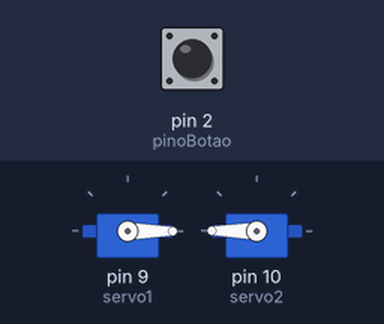
Bench run of a sketch on a simulated Arduino Uno, built with avr-gcc and run on an emulated ATmega328P. Shown: 2 × servo. Inputs (shaded band) come from the test bench; at power-on: pin 2 (pinoBotao) HIGH.

Above: at 1.2 s.
1.3 s: pin 2 (pinoBotao) pulled LOW for 0.15 s
At 1.46 s:
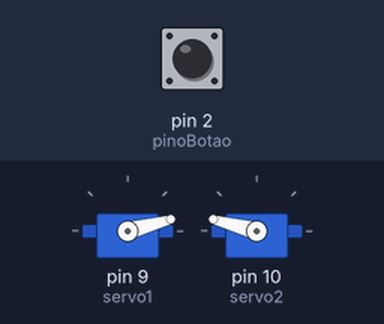
4.3 s: pin 2 (pinoBotao) pulled LOW for 3.2 s
At 4.76 s:
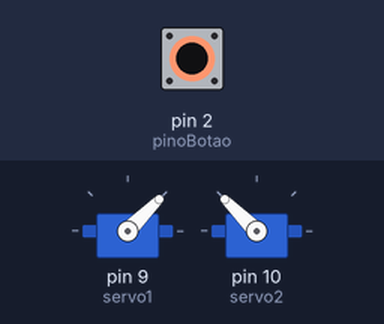
9.0 s: pin 2 (pinoBotao) pulled LOW for 1 s
At 9.77 s:
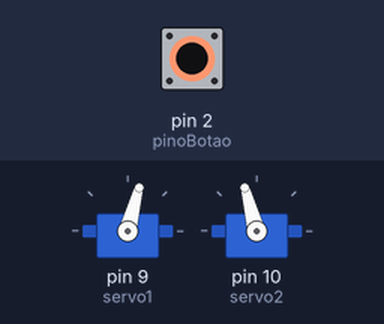
12.3 s: pin 2 (pinoBotao) driven LOW
15.3 s: pin 2 (pinoBotao) driven HIGH
At 15.5 s:
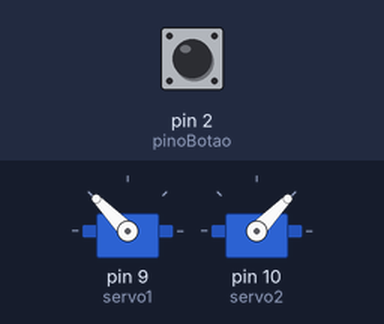
17.4 s: pin 2 (pinoBotao) driven LOW
At 18.47 s:
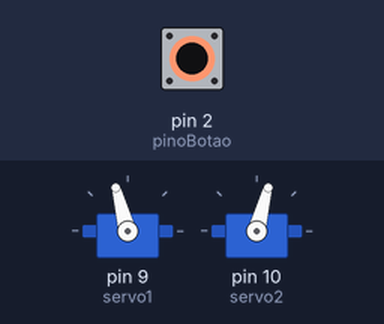
Timing chart, 0 to 23.7 s (numbered marks = the images above; inputs shaded):
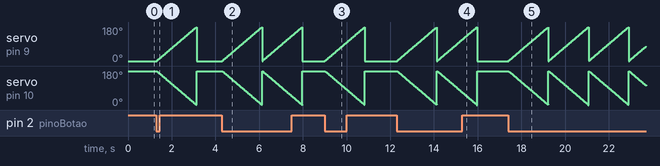

Measured:
- after the input at 1.3 s, servo on pin 9 (servo1): rises from 0° to 179° in 1.8 s, then falls to 0° in 0.02 s
- after the input at 4.3 s, servo on pin 9 (servo1): ramps from 0° to 180° and jumps back, once every 1.8 s; servo on pin 10 (servo2): ramps from 180° to 0° and jumps back, once every 1.8 s
- after the input at 9.0 s, servo on pin 9 (servo1): rises from 0° to 179° in 1.8 s, then falls to 0° in 0.02 s
- after the input at 15.3 s, servo on pin 9 (servo1): goes on until 16.0 s, then stays 0°
- after the input at 17.4 s, servo on pin 9 (servo1): ramps from 0° to 180° and jumps back, once every 1.8 s; servo on pin 10 (servo2): ramps from 180° to 0° and jumps back, once every 1.8 s

The sketch:

atv9.ino
```cpp
//     Exercício 9: Dois Servos em movimento oposto

// Enunciado:
// Monte um sistema com dois servos. Quando um botão for pressionado, um servo deve girar de 0 a 180 graus enquanto o outro gira de 180 a 0 graus, simultaneamente. Ao soltar o botão, eles voltam às posições originais.

// O que será avaliado:

//     Movimento simultâneo e inverso de servos.

//     Resposta imediata a eventos digitais.


    #include <Servo.h>

Servo servo1;
Servo servo2;

const int pinoBotao = 2;

void setup() {
  servo1.attach(9);    // Servo que sobe
  servo2.attach(10);   // Servo que desce
  pinMode(pinoBotao, INPUT_PULLUP);

  // Posições iniciais
  servo1.write(0);
  servo2.write(180);
}

void loop() {
  if (digitalRead(pinoBotao) == LOW) {
    // Botão pressionado: movimento oposto
    for (int i = 0; i <= 180; i++) {
      servo1.write(i);
      servo2.write(180 - i);
      delay(10);
    }
  } else {
    // Botão solto: volta para posições iniciais
    servo1.write(0);
    servo2.write(180);
  }
}
```
